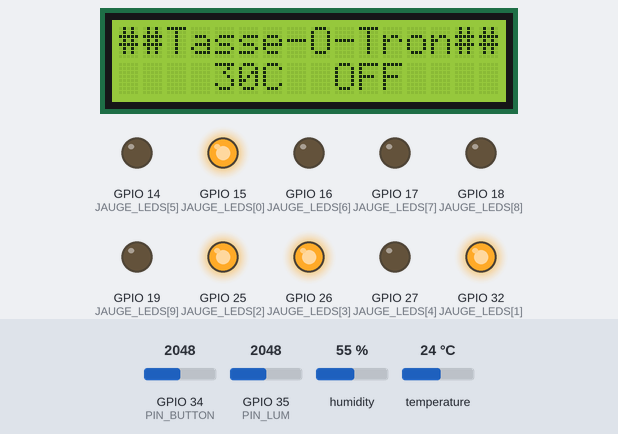
Recording of a sketch running on a simulated ESP32. Shown: 16×2 character LCD, output pins drawn as LEDs (lit = HIGH). The inputs (shaded band) are chosen by the test bench; at power-on: temperature 24 °C, GPIO 34 (PIN_BUTTON) = 2048, GPIO 35 (PIN_LUM) = 2048, humidity 55 %. WiFi joins after 1.5 s; servers stay silent unless stated; what the sketch prints to the serial monitor is not drawn.

Above: at 12.0 s.
12.1 s: temperature set to 12 °C
At 14.1 s:
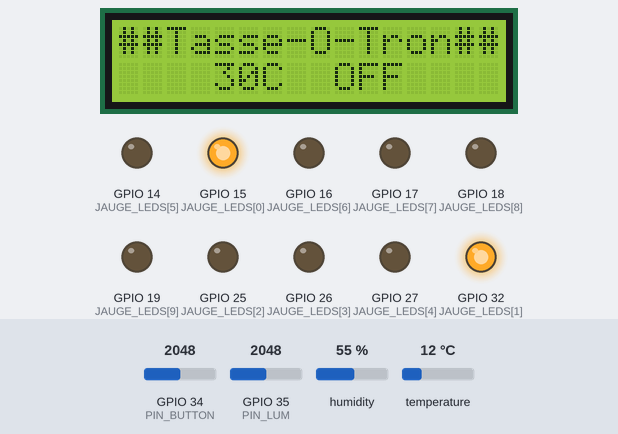
14.4 s: GPIO 34 (PIN_BUTTON) set to 2866
15.9 s: temperature set to 19 °C
At 18.1 s:
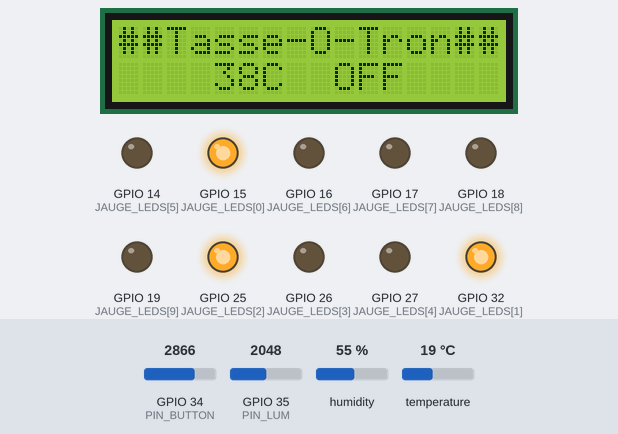
18.5 s: GPIO 34 (PIN_BUTTON) set to 3972
At 19.7 s:
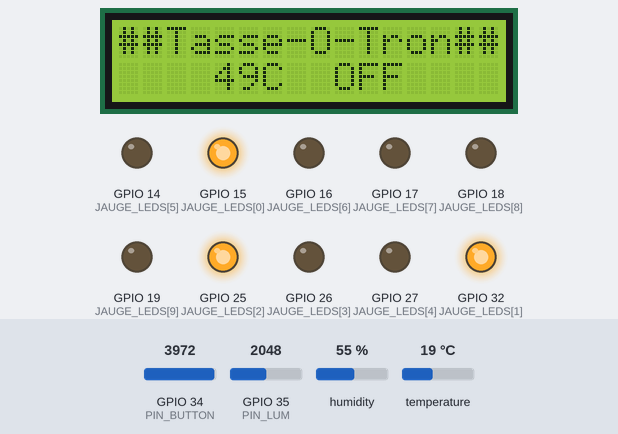
20.0 s: temperature set to 28 °C
At 21.8 s:
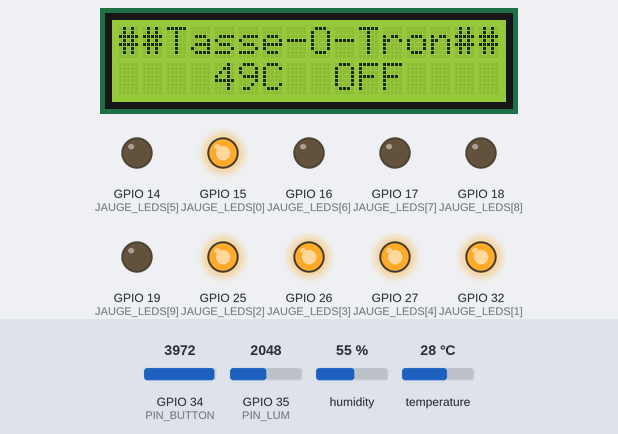
22.5 s: GPIO 34 (PIN_BUTTON) set to 1228
At 23.5 s:
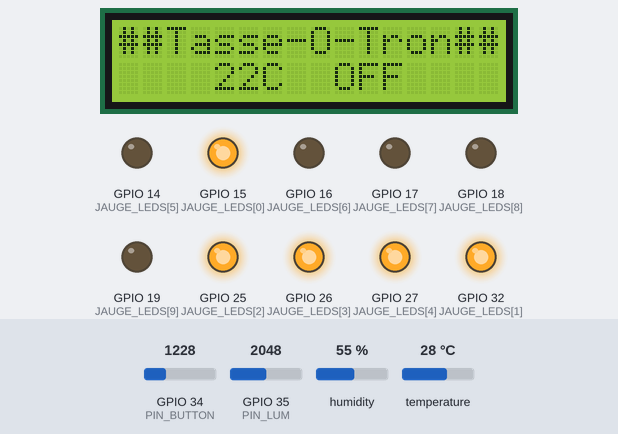
Timing chart, 0 to 25.0 s (numbered marks = the images above; inputs shaded):
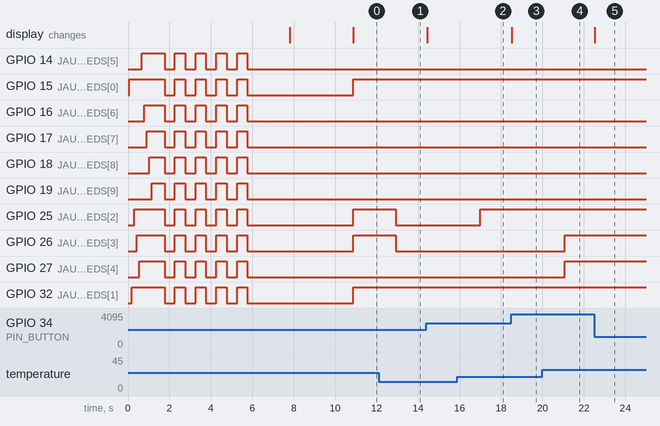

The sketch:

tea.ino
```cpp
/*
++++++++++++++++++++++++++++++++++++++++++++
+++++                                  +++++
++++    ####  ###  ##### ##### #####    ++++
+++      ##  ## ## ##    ##    ##        +++
++       ##  ##### ##### ##### ###        ++
+        ##  #   #    ##    ## ##          +
+        ##  #   # ##### ##### #####       +
+                                          +
+                 #####                    +
+                 ## ##                    +
+        -O0O-    ## ##    -O0O-           +
+                 ## ##                    +
+                 #####                    +
+                                          +
+         #### ##### ##### ##  #           +
+          ##  ##  # ## ## ##  #           +
++         ##  ####  ## ## # # #          ++
+++        ##  ##  # ## ## #  ##         +++
++++       ##  ##  # ##### #  ##        ++++
+++++                                  +++++
++++++++++++++++++++++++++++++++++++++++++++
*/


#include "DHT.h"
#include <LiquidCrystal_I2C.h>
#include <string>
#include <Arduino.h>
#include <WiFi.h>
#include <WiFiMulti.h>
#include <HTTPClient.h>

#define DHTPIN 33
#define DHTTYPE DHT11
#define USE_SERIAL Serial

DHT dht(DHTPIN, DHTTYPE);
WiFiMulti wifiMulti;

// IDENTIFIANTS WIFI
const char* WIFI_LOGIN = "##################";
const char* WIFI_PASSWORD = "##################";

// NOMBRE ET PINS DES LEDS DE LA JAUGE A LED
const int NB_JAUGE_LEDS =10;
const double JAUGE_LEDS[NB_JAUGE_LEDS] = {15,32,25, 26,27,14,16,17,18,19};

// ANALYSE DE LA TEMPERATURE
const float MIN_CELSIUS = 0;
const float MAX_CELSIUS = 50;
float max_temp_memory = 0.0;
float max_temp = 0.0;
float real_temp = false;

// NOMBRE DE LIGNES ET COLONNES DE L'ECRAN
const int NB_LCD_COLUMNS = 16;
const int NB_LCD_ROWS = 2;
const int PIN_LCD = 0x27;
// INSTANCIATION DE L'ECRAN
LiquidCrystal_I2C lcd(PIN_LCD, NB_LCD_COLUMNS, NB_LCD_ROWS);

// CAPTEUR DE LUMIERE
const int PIN_LUM = 35;

// POTENTIOMETRE
const int PIN_BUTTON = 34;

// NOTIFICATION
const char* MSG_URL = "https://maker.ifttt.com/trigger/temp_goal/with/key/##################?value1=";
boolean msgSent = 0;

void setup(){
  Serial.begin(9600);
  init_pin();
  init_dht();
  init_lcd();
  verif_leds();
  init_wifi();
  delay(3000);

  reset_screen();
}

void loop(){
  int goal = goaltemp();
  int lum = analogRead(PIN_LUM);
  float t = dht.readTemperature();
  Serial.print("t : ");
  Serial.println(t);
  screen(goal, lum);
  histo_temp(t);
  light_jauge(calc_percent_celsius(t));
  need_to_notify(lum, goal, t);
}

// !----- FONCTIONS DE L'ECRAN -----!
// Réinitialiser l'écran
void reset_screen(){
  lcd.setCursor(0, 0);
  lcd.print("                ");
  lcd.setCursor(0, 1);
  lcd.print("                ");
}

// Afficher la première ligne de l'écran
void identity_screen(){
  lcd.setCursor(0, 0);
  // print message ( ^^)_旦~~
  lcd.print("##Tasse-O-Tron##");
}

// Afficher la seconde ligne de l'écran (temperature souhaitée)
void screen(int goal, int lum){
  identity_screen();
  lcd.setCursor(4, 1);
  lcd.print(goal);
  lcd.setCursor(6, 1);
  lcd.print("C");

  lcd.setCursor(9, 1);
  lcd.print( (lum < 10) ? " ON" : "OFF" );
}

// Afficher la seconde ligne de l'écran (wifi connecté)
void screen_wifi_ok(){
  identity_screen();
  lcd.setCursor(2, 1);
  lcd.print("WIFI : OK !");
}
// !----- FIN DES FONCTIONS DE L'ECRAN -----!


// !----- FONCTIONS D'INITIALISATION -----!
void init_dht()
{
  dht.begin();
}

void init_wifi()
{
  wifiMulti.addAP(WIFI_LOGIN, WIFI_PASSWORD);
  while ( wifiMulti.run() != WL_CONNECTED ) {
    delay ( 500 );
    Serial.print ( "." );
  }
  screen_wifi_ok();
  Serial.println("");
  Serial.println("WiFi connecté");
  Serial.print("MAC : ");
  Serial.println(WiFi.macAddress());
  Serial.print("Adresse IP : ");
  Serial.println(WiFi.localIP());
}

void init_lcd()
{
  // initialize LCD
  lcd.init();
  // turn on LCD backlight
  lcd.backlight();
}
void init_pin()
{
  for (int i = 0; i < NB_JAUGE_LEDS; i++ ){
    pinMode(JAUGE_LEDS[i], OUTPUT);
  }
}
// !----- FIN DES FONCTIONS D'INITIALISATION -----!


// !----- FONCTIONS DE VERIFICATION -----!
// VERIFICATION DE LA JAUGE DE LEDS
void verif_leds()
{
  for (int i = 0; i < NB_JAUGE_LEDS; i++ ){
    digitalWrite(JAUGE_LEDS[i], HIGH);
    delay(1200/NB_JAUGE_LEDS);
  }

  flash_jauge(5);
}

void need_to_notify(int lum, int goal, float temperature)
{
  if(lum<100){
    if(real_temp){
      max_temp_memory = temperature;
      if(temperature <= goal && msgSent == 0){
        Serial.println("!----------------------------------------!");
        Serial.println("Sending message");
        Serial.println("!----------------------------------------!");
        sendSlackMsg(goal);
      }
    }
  } else {
    max_temp = false;
    real_temp = false;
  }
}
// !----- FIN DES FONCTIONS DE VERIFICATION -----!


// !----- FONCTIONS DE LECTURE & CALCUL -----!
// CALCUL DE POURCENTAGE, D'APRES TENSION BOUTON
float calc_percent(float value)
{
    float p = (value/4095.0)*100;
    return p;
}

// CALCUL DE POURCENTAGE, D'APRES TEMPERATURE CELSIUS
float calc_percent_celsius(float temperature)
{
    float v = temperature - MIN_CELSIUS;
    float d = MAX_CELSIUS - MIN_CELSIUS;
   float p = v * 100 / d;
   return p;
}

// CALCUL DE LA TEMPERATURE SOUHAITEE
int goaltemp(){
  int val = analogRead(PIN_BUTTON);
  int goal = val / 100;
  return goal + 10;
}

// SAUVEGARDE DE LA TEMPERATURE
int histo_temp(float t){
  if(t>max_temp){
    max_temp = t;
  } else if(t < max_temp - 0.10 && !real_temp){
    if(t >= max_temp_memory + 1) msgSent = 0;
    max_temp_memory = t;
    real_temp = true;
        Serial.println("!----------------------------------------!");
        Serial.println("PIC ATTEINT");
        Serial.println(max_temp);
        Serial.println(t);
        Serial.println("!----------------------------------------!");
  }
}
// !----- FIN DES FONCTIONS DE CALCUL -----!


// !----- FONCTIONS D'AFFICHAGE -----!
// ALLULMAGE DE LA JAUGE D'APRES POURCENTAGE
void light_jauge(float percent)
{
  for (int i = 0; i < NB_JAUGE_LEDS; i++ ){
    double p = ((i+1.0)/NB_JAUGE_LEDS)*100.0;
    if(p < percent){
      digitalWrite(JAUGE_LEDS[i], HIGH);
    } else {
      digitalWrite(JAUGE_LEDS[i], LOW);
    }
  }
}

// OUTPUT DE L'ENTIERETE DE LA JAUGE
void full_jauge(int state)
{
  for (int i = 0; i < NB_JAUGE_LEDS; i++ ){
    digitalWrite(JAUGE_LEDS[i], state);
  }
}

// FAIRE CLIGNOTER L'ENTIERETE DE LA JAUGE
void flash_jauge(int nb)
{
  for (int i = 0; i < nb; i++ ){
    full_jauge(HIGH);
    delay(500);
    full_jauge(LOW);
    delay(500);
  }
}
// !----- FIN DES FONCTIONS D'AFFICHAGE -----!


// !----- FONCTIONS DE CONTACT AVEC L'EXTERIEUR -----!
void sendSlackMsg(int goal) {
    String value = String(goal);
    if((wifiMulti.run() == WL_CONNECTED)) {
        HTTPClient http;
        http.begin(MSG_URL + value); //HTTP
        int httpCode = http.GET();

        if(httpCode > 0) {
            if(httpCode == HTTP_CODE_OK) {
                String payload = http.getString();
                USE_SERIAL.print("(∩｀-´)⊃━☆ﾟ.*･｡ﾟ  ");
                USE_SERIAL.println(payload);
            }
        } else {
            USE_SERIAL.printf("[HTTP] GET... failed, error: %s\n", http.errorToString(httpCode).c_str());
        }
        http.end();
    } else {
      USE_SERIAL.println("WIFI NOT CONNECTED");
    }
    msgSent = 1;
}
// !----- FIN DES FONCTIONS DE CONTACT AVEC L'EXTERIEUR -----!
```

Measured:
- after the input at 12.1 s, GPIO 25 (JAUGE_LEDS[2]), GPIO 26 (JAUGE_LEDS[3]): HIGH → LOW after 0.82 s
- after the input at 15.9 s, GPIO 25 (JAUGE_LEDS[2]): LOW → HIGH after 1.1 s
- after the input at 18.5 s, the display: changes at once (image 3)
- after the input at 20.0 s, GPIO 26 (JAUGE_LEDS[3]), GPIO 27 (JAUGE_LEDS[4]): LOW → HIGH after 1.1 s
- after the input at 22.5 s, the display: changes at once (image 5)
